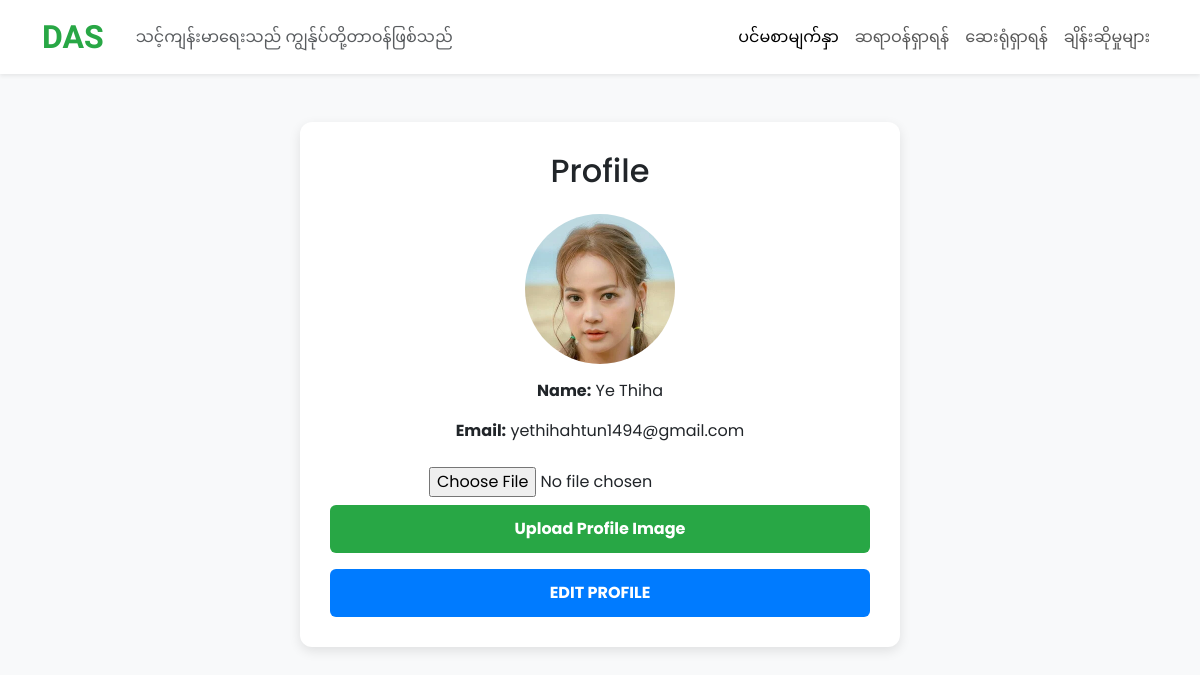
Screenshot of /PHP/user_profile.php (signed in) with the database file from the repository.
### tables this page shows
CREATE TABLE IF NOT EXISTS `users` (
  `userID` int NOT NULL AUTO_INCREMENT,
  `username` varchar(255) NOT NULL,
  `email` varchar(255) NOT NULL,
  `password` varchar(255) NOT NULL,
  `otp` int NOT NULL,
  `status` varchar(50) NOT NULL,
  `date` datetime DEFAULT CURRENT_TIMESTAMP,
  `profile_image` varchar(255) DEFAULT NULL,
  PRIMARY KEY (`userID`)
);

### PHP/user_profile.php (the view, shortened to what this page needs)
<?php
if (isset($_SESSION['loggedin']) && $_SESSION['loggedin'] === true) {
    $user_id = $_SESSION['user_id'];
    $conn = new mysqli('localhost', 'root', '', 'project');
    $stmt = $conn->prepare('SELECT username, email, otp, status, date, profile_image FROM users WHERE userID = ?');
    $stmt->bind_param('i', $user_id);
    $stmt->execute();
    $result = $stmt->get_result();
    if ($result->num_rows > 0) {
        $user = $result->fetch_assoc();
    } else {
        echo 'No user found.';
        exit();
    }
    $profileImage = !empty($user['profile_image']) ? '/DAS/PHP/uploads/' . $user['profile_image'] : '/DAS/PHP/uploads/bx-user-circle.svg';
} else {
    header('Location: /DAS/login');
    exit();
}
?>
<!DOCTYPE html>
<html lang="en">
<head>
    <link rel="stylesheet" href="/DAS/CSS/Find_Hospital.css">
    <link rel="stylesheet" href="https://cdnjs.cloudflare.com/ajax/libs/font-awesome/6.7.2/css/all.min.css">
    <link href="https://cdn.jsdelivr.net/npm/bootstrap@5.3.0/dist/css/bootstrap.min.css" rel="stylesheet">
    <link rel="stylesheet" href="https://cdn.jsdelivr.net/npm/notiflix@3.2.7/src/notiflix.min.css">
    <link rel="stylesheet" href="/DAS/CSS/homepage.css">
</head>
<body>
    <nav class="navbar navbar-expand-lg navbar-light bg-white shadow-sm">
        <div class="container">
            <a class="navbar-brand nav-brand" href="#">DAS</a>
            <span class="text-muted ms-3">သင့်ကျန်းမာရေးသည် ကျွန်ုပ်တို့တာဝန်ဖြစ်သည်</span>
            <div class="collapse navbar-collapse" id="navbarNav">
                <ul class="navbar-nav ms-auto">
                    <li class="nav-item">
                        <a class="nav-link active" aria-current="page" href="/DAS/Home">ပင်မစာမျက်နှာ</a>
                    </li>
                    <li class="nav-item">
                        <a class="nav-link" href="/DAS/doctor">ဆရာဝန်ရှာရန်</a>
                    </li>
                    <li class="nav-item">
                        <a class="nav-link" href="/DAS/hospital">ဆေးရုံရှာရန်</a>
                    </li>
                    <li class="nav-item">
                        <a class="nav-link" href="/DAS/view-appointment">ချိန်းဆိုမှုများ</a>
                </ul>
            </div>
        </div>
    </nav>
    <div class="container py-5">
        <div class="profile-container">
            <h2 class="mb-4">Profile</h2>
            <div class="profile-img">
                <img src="<?php echo htmlspecialchars($profileImage); ?>?t=<?php echo time(); ?>" alt="Profile"
                    id="profileImage">
            </div>
            <p><strong>Name:</strong> <?php echo htmlspecialchars($user['username']); ?></p>
            <p><strong>Email:</strong> <?php echo htmlspecialchars($user['email']); ?></p>
            <div class="profile-buttons mt-4">
                <form id="uploadForm" enctype="multipart/form-data">
                    <input type="file" name="profile_image" id="profileImageInput" accept="image/*" required>
                    <button type="submit" class="btn upload-btn mt-2">Upload Profile Image</button>
                </form>
                <button class="btn btn-primary mt-3" data-bs-toggle="modal" data-bs-target="#editProfileModal">
                    EDIT PROFILE
                </button>
            </div>
        </div>
    </div>
</body>
</html>
</body>
</html>

### CSS/Find_Hospital.css (style rules this page uses)
body { font-family: 'Poppins', sans-serif; background-color: #f8f9fa; }
.container { text-align: center; }

### CSS/homepage.css (style rules this page uses)
body { font-family: 'Poppins', sans-serif; background-color: #f8f9fa; }
.nav-brand { font-family: 'Amita', serif; font-size: 2rem; font-weight: 700; color: #28a745; }

### PHP/user_profile.php (style rules this page uses)
body { font-family: 'Poppins', sans-serif; }
.nav-brand { font-family: 'Amita', serif; font-size: 2rem; font-weight: 700; color: #28a745; }
.profile-container { max-width: 600px; margin: auto; background: white; padding: 30px; border-radius: 12px; box-shadow: 0px 4px 12px rgba(0, 0, 0, 0.1); text-align: center; }
.profile-img { width: 150px; height: 150px; border-radius: 50%; overflow: hidden; display: flex; justify-content: center; align-items: center; background-color: #f8f9fa; margin: auto; margin-bottom: 15px; }
.profile-img img { width: 100%; height: 100%; object-fit: cover; }
.upload-btn { background: #28a745; color: white; font-weight: bold; padding: 10px 15px; border: none; border-radius: 6px; cursor: pointer; transition: all 0.3s; }
.profile-buttons .btn { width: 100%; font-weight: bold; padding: 12px; border-radius: 6px; transition: all 0.3s; }
.btn-primary { background-color: #007bff; border: none; }

### rows the page displays
users: profile_image (picture), username "Ye Thiha", email "yethihahtun1494@gmail.com"
